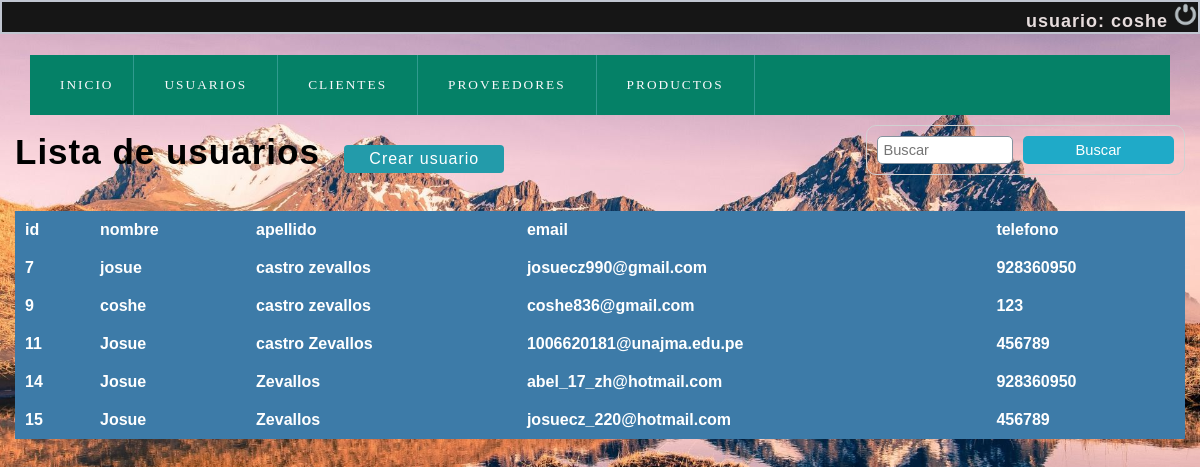
Page /olvidocontraseña/lista_usuario.php (signed in) on the committed database.
### tables this page shows
CREATE TABLE `users` (
  `id` int(11) NOT NULL,
  `first_name` varchar(100) NOT NULL,
  `last_name` varchar(100) NOT NULL,
  `email` varchar(100) NOT NULL,
  `password` varchar(255) NOT NULL,
  `phone` varchar(15) NOT NULL,
  `forgot_pass_identity` varchar(32) NOT NULL,
  `created` datetime NOT NULL,
  `modified` datetime NOT NULL,
  `status` enum('1','0') NOT NULL DEFAULT '1'
);

### olvidocontraseña/user.php (called while the page is built, shortened)
<?php
class User{
    private $dbHost     = "localhost";
    private $dbUsername = "root";
    private $dbPassword = "12345678";
    private $dbName     = "logtest";
    private $port = 3360;
    private $userTbl    = "users";
    public function __construct(){
        if(!isset($this->db)){
            $conn = new mysqli($this->dbHost, $this->dbUsername, $this->dbPassword, $this->dbName,$this->port);
            if($conn->connect_error){
                die("Failed to connect with MySQL: " . $conn->connect_error);
            }else{
                $this->db = $conn;
            }
        }
    }
    public function getRows($conditions = array()){
        $sql = 'SELECT ';
        $sql .= array_key_exists("select",$conditions)?$conditions['select']:'*';
        $sql .= ' FROM '.$this->userTbl;
        if(array_key_exists("where",$conditions)){
            $sql .= ' WHERE ';
            $i = 0;
            foreach($conditions['where'] as $key => $value){
                $pre = ($i > 0)?' AND ':'';
                $sql .= $pre.$key." = '".$value."'";
                $i++;
            }
        }
        $result = $this->db->query($sql);
        if(array_key_exists("return_type",$conditions) && $conditions['return_type'] != 'all'){
            switch($conditions['return_type']){
                case 'single':
                    $data = $result->fetch_assoc();
                    break;
            }
        }else{
            if($result->num_rows > 0){
                while($row = $result->fetch_assoc()){
                    $data[] = $row;
                }
            }
        }
        return !empty($data)?$data:false;
    }
}

### olvidocontraseña/lista_usuario.php (the view, shortened to what this page needs)
<?php
$conexion=mysqli_connect('localhost','root','12345678','logtest',3360);
 ?>
<!DOCTYPE html>
<html>
<head>
    <?php include "scripts.php"; ?>
</head>
<body>
<?php include "index2.php"; ?>
<section id="container">
<h1>Lista de usuarios</h1>
<a href="registro_usuario.php" class="btn_new">Crear usuario</a>
<form action="buscar_usuario.php" method="get" class="form_search">
<input type="text" name="busqueda" id="busqueda" placeholder="Buscar">
<input type="submit" value="Buscar" class="btn_search">
</form>
<br>
<br>
	<table >
		<tr>
			<th>id</th>
			<th>nombre</th>
			<th>apellido</th>
			<th>email</th>
			<th>telefono</th>
		</tr>
		<?php
		$sql="SELECT id,first_name,last_name,email,phone from users";
		$result=mysqli_query($conexion,$sql);
		while($mostrar=mysqli_fetch_array($result)){
		 ?>
		<tr>
			<th><?php echo $mostrar['id'] ?></th>
			<th><?php echo $mostrar['first_name'] ?></th>
			<th><?php echo $mostrar['last_name'] ?></th>
			<th><?php echo $mostrar['email'] ?></th>
			<th><?php echo $mostrar['phone'] ?></th>
		</tr>
	<?php
	}
	 ?>
	</table>
</body>
</html>

### olvidocontraseña/index2.php (shortened to what this page needs)
<?php
$sessData = !empty($_SESSION['sessData'])?$_SESSION['sessData']:'';
?>
<!DOCTYPE html>
<html>
<head>
    <link rel="stylesheet" href="css/estilo.css">
</head>
<body>
<div class="caja" id="jo">
        <?php
			if(!empty($sessData['userLoggedIn']) && !empty($sessData['userID'])){
				include 'user.php';
				$user = new User();
				$conditions['where'] = array(
					'id' => $sessData['userID'],
				);
				$conditions['return_type'] = 'single';
				$userData = $user->getRows($conditions);
        ?>
        <h4>usuario: <?php echo $userData['first_name']; ?></h2>
        <a href="cuentausuario.php?logoutSubmit=1"><img class="close" src="IMG/salir.png" alt="Salir del sistema" title="Salir"></a>
        <?php } ?>
	</div>
    <header>
        <nav>
            <ul>
                <li><a href="index2.php"><span class="icon-home"></span>INICIO</a></li>
                <li class="submenu">
                    <a href="#"><span class="icon-library"></span>Usuarios<span class="despegable icon-circle-down"></span></a>
                </li>
                <li class="submenu">
                    <a href="#"><span class="icon-library"></span>Clientes<span class="despegable icon-circle-down"></span></a>
                <li class="submenu">
                    <a href="#"><span class="icon-library"></span>Proveedores<span class="despegable icon-circle-down"></span></a>
               <li class="submenu">
                    <a href="#"><span class="icon-library"></span>Productos<span class="despegable icon-circle-down"></span></a>
                    </ul>
        </nav>
    </header>
</body>
</html>

### olvidocontraseña/css/style.css (style rules this page uses)
* { margin: 0; padding: 0; box-sizing: border-box; }
body { background: #ededed; }
h1, h2, h3, h4, h5, h6 { font-family: 'arial'; font-weight: bold; letter-spacing: 1px; }
h1 { font-size: 26px; }
h4 { font-size: 16px; }
a { text-decoration: none; font-family: arial; letter-spacing: 1px; }
header { position: fixed; width: 100%; }
.close { width: 25px; height: 25px; }
nav ul { background: #058167; list-style: none; display: -webkit-flex; display: -moz-flex; display: -ms-flex; display: -o-flex; display: flex; justify-content: left; align-items: center; }
nav ul > li a { position: relative; }
nav a { color: #FFF; display: block; font-size: 10pt; font-family: 'GothamBook'; padding: 15px 30px; text-transform: uppercase; letter-spacing: 2px; transition: background .5s; border-right: 1px solid #319B8F; }
#container { padding: 90px 15px 15px; }
form { background: #FFF; margin: auto; padding: 20px 50px; border: 1px solid #d1d1d1; }
input,select { display: block; width: 100%; font-size: 11pt; padding: 5px; border: 1px solid #85929e; border-radius: 5px; }
#container h1 { font-size: 35px; display: inline-block; }
.btn_new { display: inline-block; background: #239baa; color: #FFF; padding: 5px 25px; border-radius: 4px; margin: 20px; }
table { border-collapse: collapse; font-size: 12pt; font-family: 'arial'; width: 100%; }
table th { text-align: left; padding: 10px; background: #3d7ba8; color: #FFF; }
table tr:nth-child(odd) { background: #FFF; }
.form_search { display: -webkit-flex; display: -moz-flex; display: -ms-flex; display: -o-flex; display: flex; float: right; background: initial; padding: 10px; border-radius: 10px; }
.form_search .btn_search { background: #1faac8; color: #FFF; padding: 0 20px; border: 0; cursor: pointer; margin-left: 10px; }

### olvidocontraseña/css/estilo.css (style rules this page uses)
body { margin: 0; font-family: sans-serif; background-image:url(IMG/fondo.jpg); width: 100%; height:100%vh; background-size: cover; }
header { width: 100%; }
header nav { background: rgb(12, 63, 44); z-index: 1250; max-width: 1250px; width: 95%; margin: 20px auto; }
header nav ul { list-style: none; }
header nav ul li { display: inline-block; position: relative; }
header nav ul li a { color:rgb(250, 249, 252); display: block; text-decoration: none; padding: 20px; }
h4 { text-align: right; color: #e7dddd; font-weight: normal; font-size: 18px; font-family: Arial; text-transform: lowercase; display:inline; font-weight: bold; letter-spacing: 1px; }
div { width: 100%; height: 100%vh; background: #302f2f; }
.caja { font-family: Century Gothic,CenturyGothic,AppleGothic,sans-serif; color: #ffffff; font-size: 18px; font-weight: 400; text-align: right; background: #161616; margin: 0 0 1px; overflow: hidden; padding: 0.000001px; border-radius: 35px 0px 35px 0px; -moz-border-radius: 0px 0px 0px 0px; -webkit-border-radius: 0px 0px 0px 0px; border: 2px solid #c1c6d1; }
.close { width: 25px; height: 25px; }
a { text-decoration: none; font-family: arial; letter-spacing: 1px; }

### rows in the picture
users: first_name "coshe", id "9", last_name "castro zevallos", email "coshe836@gmail.com", phone "123"
users: id "7", first_name "josue", last_name "castro zevallos", email "josuecz990@gmail.com", phone "928360950"
users: id "11", first_name "Josue", last_name "castro Zevallos", email "1006620181@unajma.edu.pe", phone "456789"
users: id "14", first_name "Josue", last_name "Zevallos", email "abel_17_zh@hotmail.com", phone "928360950"
users: id "15", first_name "Josue", last_name "Zevallos", email "josuecz_220@hotmail.com", phone "456789"
